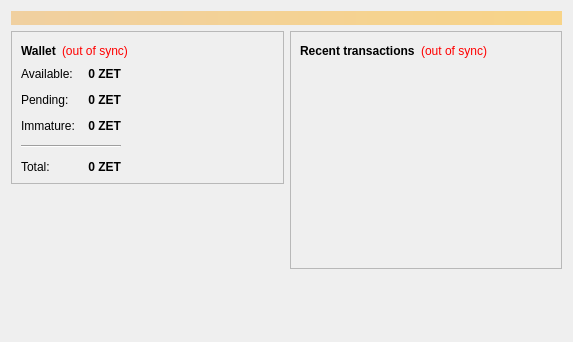
<?xml version="1.0" encoding="UTF-8"?>
<ui version="4.0">
 <class>OverviewPage</class>
 <widget class="QWidget" name="OverviewPage">
  <property name="geometry">
   <rect>
    <x>0</x>
    <y>0</y>
    <width>573</width>
    <height>342</height>
   </rect>
  </property>
  <property name="windowTitle">
   <string>Form</string>
  </property>
  <layout class="QVBoxLayout" name="topLayout">
   <item>
    <widget class="QLabel" name="labelAlerts">
     <property name="visible">
      <bool>false</bool>
     </property>
     <property name="styleSheet">
      <string notr="true">background-color: qlineargradient(x1: 0, y1: 0, x2: 1, y2: 0, stop:0 #F0D0A0, stop:1 #F8D488); color:#000000;</string>
     </property>
     <property name="wordWrap">
      <bool>true</bool>
     </property>
     <property name="margin">
      <number>3</number>
     </property>
    </widget>
   </item>
   <item>
    <layout class="QHBoxLayout" name="horizontalLayout" stretch="1,1">
     <item>
      <layout class="QVBoxLayout" name="verticalLayout_2">
       <item>
        <widget class="QFrame" name="frame">
         <property name="frameShape">
          <enum>QFrame::StyledPanel</enum>
         </property>
         <property name="frameShadow">
          <enum>QFrame::Raised</enum>
         </property>
         <layout class="QVBoxLayout" name="verticalLayout_4">
          <item>
           <layout class="QHBoxLayout" name="horizontalLayout_4">
            <item>
             <widget class="QLabel" name="label_5">
              <property name="font">
               <font>
                <weight>75</weight>
                <bold>true</bold>
               </font>
              </property>
              <property name="text">
               <string>Wallet</string>
              </property>
             </widget>
            </item>
            <item>
             <widget class="QLabel" name="labelWalletStatus">
              <property name="toolTip">
               <string>The displayed information may be out of date. Your wallet automatically synchronizes with the Zetacoin network after a connection is established, but this process has not completed yet.</string>
              </property>
              <property name="styleSheet">
               <string notr="true">QLabel { color: red; }</string>
              </property>
              <property name="text">
               <string notr="true">(out of sync)</string>
              </property>
              <property name="alignment">
               <set>Qt::AlignLeading|Qt::AlignLeft|Qt::AlignVCenter</set>
              </property>
             </widget>
            </item>
            <item>
             <spacer name="horizontalSpacer_2">
              <property name="orientation">
               <enum>Qt::Horizontal</enum>
              </property>
              <property name="sizeHint" stdset="0">
               <size>
                <width>40</width>
                <height>20</height>
               </size>
              </property>
             </spacer>
            </item>
           </layout>
          </item>
          <item>
          <layout class="QHBoxLayout" name="horizontalLayout_3">
           <item>
           <layout class="QFormLayout" name="formLayout_2">
            <property name="fieldGrowthPolicy">
             <enum>QFormLayout::AllNonFixedFieldsGrow</enum>
            </property>
            <property name="horizontalSpacing">
             <number>12</number>
            </property>
            <property name="verticalSpacing">
             <number>12</number>
            </property>
            <item row="0" column="0">
             <widget class="QLabel" name="label">
              <property name="text">
               <string>Available:</string>
              </property>
             </widget>
            </item>
            <item row="0" column="1">
             <widget class="QLabel" name="labelBalance">
              <property name="font">
               <font>
                <weight>75</weight>
                <bold>true</bold>
               </font>
              </property>
              <property name="cursor">
               <cursorShape>IBeamCursor</cursorShape>
              </property>
              <property name="toolTip">
               <string>Your current spendable balance</string>
              </property>
              <property name="text">
               <string notr="true">0 ZET</string>
              </property>
              <property name="alignment">
               <set>Qt::AlignRight|Qt::AlignTrailing|Qt::AlignVCenter</set>
              </property>
              <property name="textInteractionFlags">
               <set>Qt::LinksAccessibleByMouse|Qt::TextSelectableByKeyboard|Qt::TextSelectableByMouse</set>
              </property>
             </widget>
            </item>
            <item row="1" column="0">
             <widget class="QLabel" name="label_3">
              <property name="text">
               <string>Pending:</string>
              </property>
             </widget>
            </item>
            <item row="1" column="1">
             <widget class="QLabel" name="labelUnconfirmed">
              <property name="font">
               <font>
                <weight>75</weight>
                <bold>true</bold>
               </font>
              </property>
              <property name="cursor">
               <cursorShape>IBeamCursor</cursorShape>
              </property>
              <property name="toolTip">
               <string>Total of transactions that have yet to be confirmed, and do not yet count toward the spendable balance</string>
              </property>
              <property name="text">
               <string notr="true">0 ZET</string>
              </property>
              <property name="alignment">
               <set>Qt::AlignRight|Qt::AlignTrailing|Qt::AlignVCenter</set>
              </property>
              <property name="textInteractionFlags">
               <set>Qt::LinksAccessibleByMouse|Qt::TextSelectableByKeyboard|Qt::TextSelectableByMouse</set>
              </property>
             </widget>
            </item>
            <item row="2" column="0">
             <widget class="QLabel" name="labelImmatureText">
              <property name="text">
               <string>Immature:</string>
              </property>
             </widget>
            </item>
            <item row="2" column="1">
             <widget class="QLabel" name="labelImmature">
              <property name="font">
               <font>
                <weight>75</weight>
                <bold>true</bold>
               </font>
              </property>
              <property name="toolTip">
               <string>Mined balance that has not yet matured</string>
              </property>
              <property name="text">
               <string notr="true">0 ZET</string>
              </property>
              <property name="alignment">
               <set>Qt::AlignRight|Qt::AlignTrailing|Qt::AlignVCenter</set>
              </property>
              <property name="textInteractionFlags">
               <set>Qt::LinksAccessibleByMouse|Qt::TextSelectableByKeyboard|Qt::TextSelectableByMouse</set>
              </property>
             </widget>
            </item>
            <item row="4" column="0">
             <widget class="QLabel" name="labelTotalText">
              <property name="text">
               <string>Total:</string>
              </property>
             </widget>
            </item>
            <item row="4" column="1">
             <widget class="QLabel" name="labelTotal">
              <property name="font">
               <font>
                <weight>75</weight>
                <bold>true</bold>
               </font>
              </property>
              <property name="cursor">
               <cursorShape>IBeamCursor</cursorShape>
              </property>
              <property name="toolTip">
               <string>Your current total balance</string>
              </property>
              <property name="text">
               <string notr="true">0 ZET</string>
              </property>
              <property name="alignment">
               <set>Qt::AlignRight|Qt::AlignTrailing|Qt::AlignVCenter</set>
              </property>
              <property name="textInteractionFlags">
               <set>Qt::LinksAccessibleByMouse|Qt::TextSelectableByKeyboard|Qt::TextSelectableByMouse</set>
              </property>
             </widget>
            </item>
            <item row="3" column="0" colspan="2">
             <widget class="Line" name="line">
              <property name="orientation">
               <enum>Qt::Horizontal</enum>
              </property>
             </widget>
            </item>
           </layout>
          </item>
            <item>
             <spacer name="horizontalSpacer_3">
              <property name="orientation">
               <enum>Qt::Horizontal</enum>
              </property>
              <property name="sizeHint" stdset="0">
               <size>
                <width>40</width>
                <height>20</height>
               </size>
              </property>
             </spacer>
            </item>
           </layout>
          </item>
         </layout>
        </widget>
       </item>
       <item>
        <spacer name="verticalSpacer">
         <property name="orientation">
          <enum>Qt::Vertical</enum>
         </property>
         <property name="sizeHint" stdset="0">
          <size>
           <width>20</width>
           <height>40</height>
          </size>
         </property>
        </spacer>
       </item>
      </layout>
     </item>
     <item>
      <layout class="QVBoxLayout" name="verticalLayout_3">
       <item>
        <widget class="QFrame" name="frame_2">
         <property name="frameShape">
          <enum>QFrame::StyledPanel</enum>
         </property>
         <property name="frameShadow">
          <enum>QFrame::Raised</enum>
         </property>
         <layout class="QVBoxLayout" name="verticalLayout">
          <item>
           <layout class="QHBoxLayout" name="horizontalLayout_2">
            <item>
             <widget class="QLabel" name="label_4">
              <property name="text">
               <string>&lt;b&gt;Recent transactions&lt;/b&gt;</string>
              </property>
             </widget>
            </item>
            <item>
             <widget class="QLabel" name="labelTransactionsStatus">
              <property name="toolTip">
               <string>The displayed information may be out of date. Your wallet automatically synchronizes with the Zetacoin network after a connection is established, but this process has not completed yet.</string>
              </property>
              <property name="styleSheet">
               <string notr="true">QLabel { color: red; }</string>
              </property>
              <property name="text">
               <string notr="true">(out of sync)</string>
              </property>
              <property name="alignment">
               <set>Qt::AlignRight|Qt::AlignTrailing|Qt::AlignVCenter</set>
              </property>
             </widget>
            </item>
            <item>
             <spacer name="horizontalSpacer">
              <property name="orientation">
               <enum>Qt::Horizontal</enum>
              </property>
              <property name="sizeHint" stdset="0">
               <size>
                <width>40</width>
                <height>20</height>
               </size>
              </property>
             </spacer>
            </item>
           </layout>
          </item>
          <item>
           <widget class="QListView" name="listTransactions">
            <property name="styleSheet">
             <string notr="true">QListView { background: transparent; }</string>
            </property>
            <property name="frameShape">
             <enum>QFrame::NoFrame</enum>
            </property>
            <property name="verticalScrollBarPolicy">
             <enum>Qt::ScrollBarAlwaysOff</enum>
            </property>
            <property name="horizontalScrollBarPolicy">
             <enum>Qt::ScrollBarAlwaysOff</enum>
            </property>
            <property name="selectionMode">
             <enum>QAbstractItemView::NoSelection</enum>
            </property>
           </widget>
          </item>
         </layout>
        </widget>
       </item>
       <item>
        <spacer name="verticalSpacer_2">
         <property name="orientation">
          <enum>Qt::Vertical</enum>
         </property>
         <property name="sizeHint" stdset="0">
          <size>
           <width>20</width>
           <height>40</height>
          </size>
         </property>
        </spacer>
       </item>
      </layout>
     </item>
    </layout>
   </item>
  </layout>
 </widget>
 <resources/>
 <connections/>
</ui>
